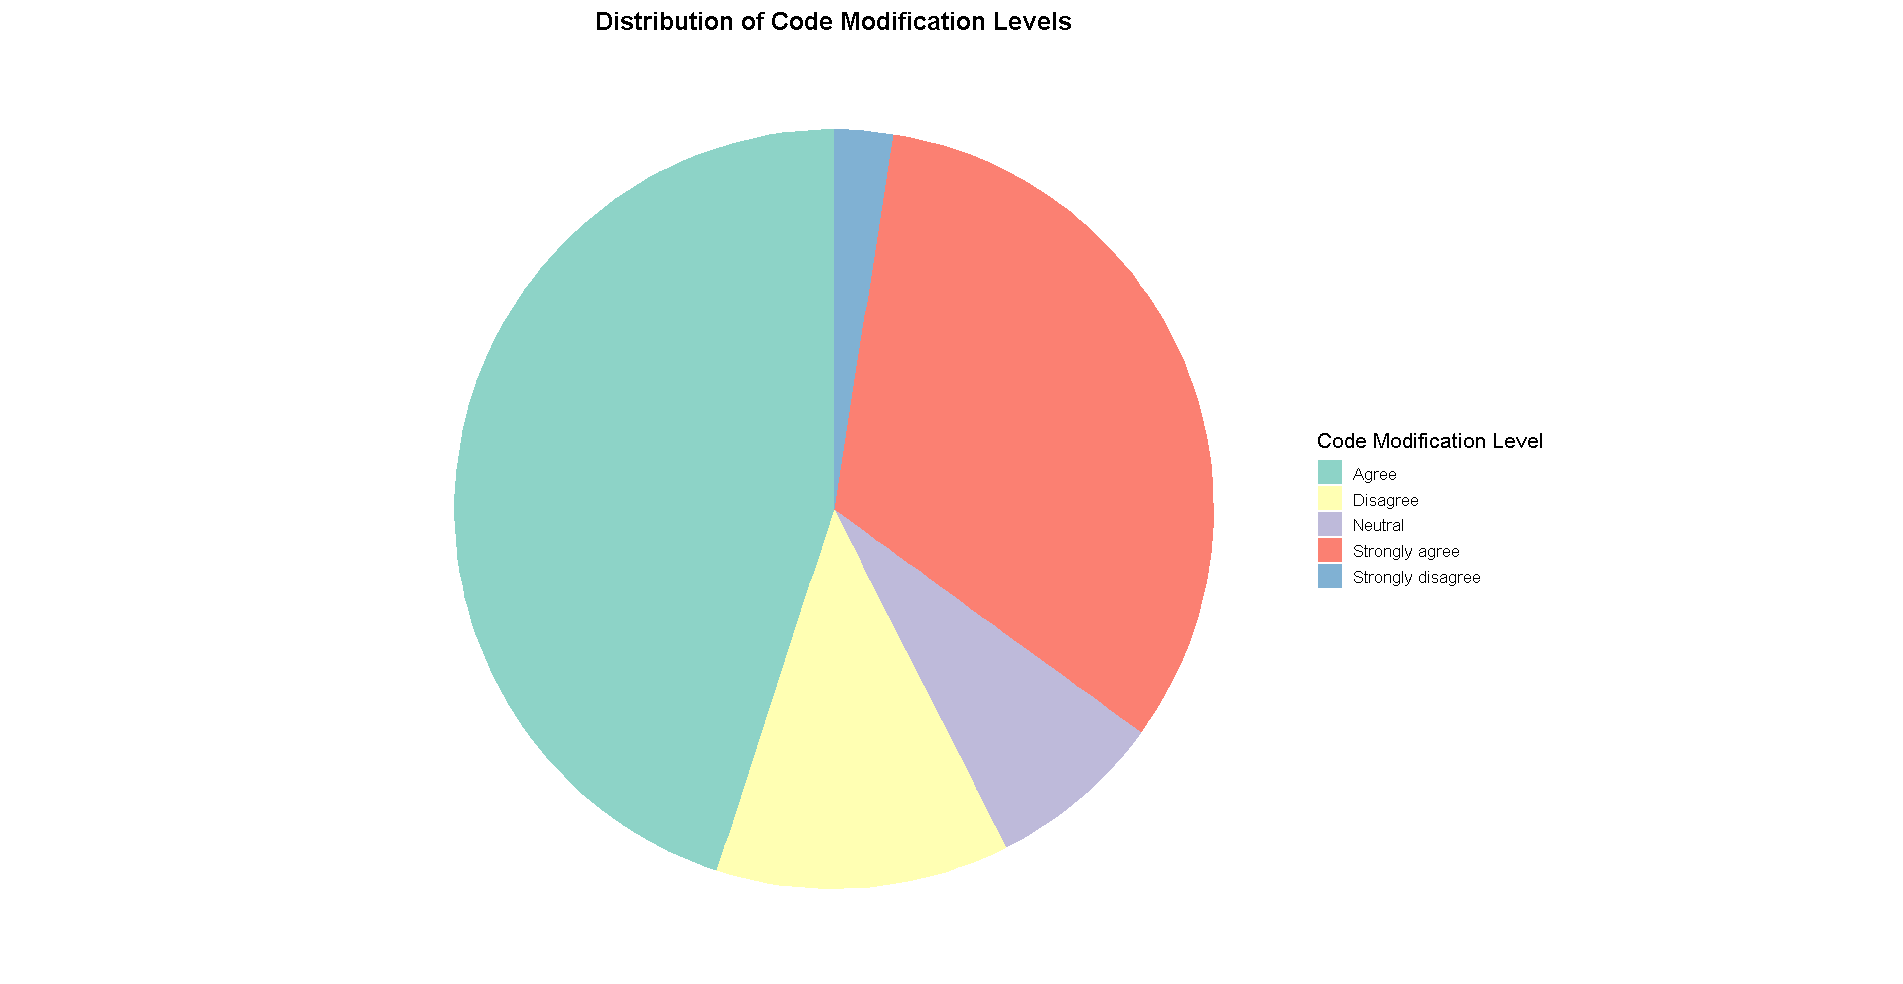

Write R code to recreate this figure.
# Gerekli paketleri yükle
if (!require("readxl")) install.packages("readxl")
if (!require("ggplot2")) install.packages("ggplot2")
if (!require("dplyr")) install.packages("dplyr")
library(readxl)
library(ggplot2)
library(dplyr)

# Veriyi Excel dosyasından yükle
file_path <- "survey (2) (1).xlsx" # Dosya yolunu düzenleyin
data <- read_excel(file_path)

# Sütun isimlerini düzenle
colnames(data) <- c("Experience", "Role", "Use_AI_Tools", "Coding_Assistants",
                    "Knowledge_Loss", "Code_Modification", "Problem_Solving",
                    "Impact_Juniors", "Focus_Seniors", "Collaboration_Teamwork")

# Code_Modification seviyelerinin toplam frekansını hesapla
pie_data <- data %>%
  group_by(Code_Modification) %>%
  summarise(Count = n(), .groups = "drop")

# Pie chart oluştur
ggplot(pie_data, aes(x = "", y = Count, fill = Code_Modification)) +
  geom_bar(stat = "identity", width = 1) +
  coord_polar("y", start = 0) +
  scale_fill_brewer(palette = "Set3") + # Renk paletini ayarla
  labs(title = "Distribution of Code Modification Levels",
       fill = "Code Modification Level") +
  theme_void(base_size = 14) + # Temiz bir tema
  theme(plot.title = element_text(hjust = 0.5, face = "bold"))
